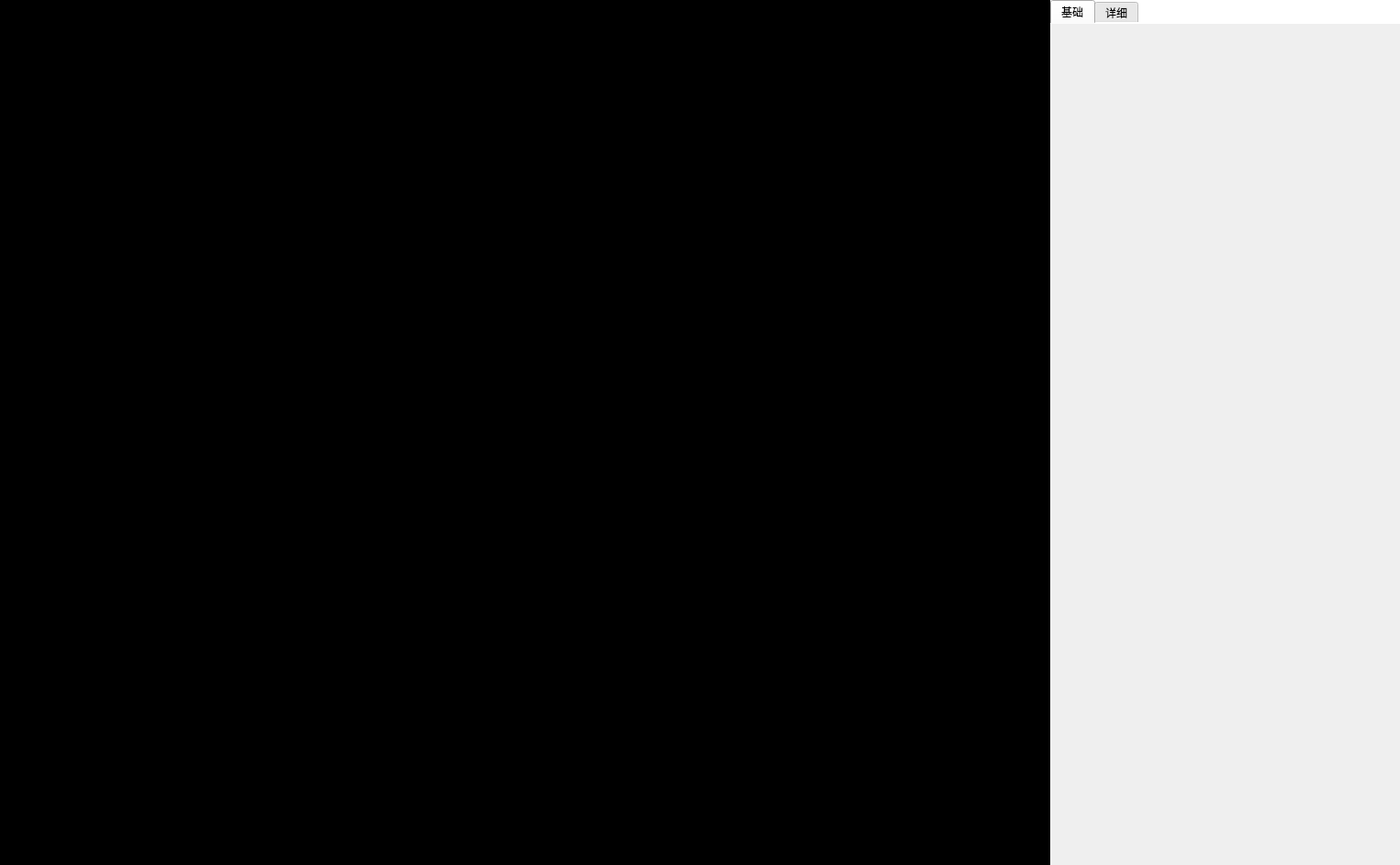
<?xml version="1.0" encoding="UTF-8"?>
<ui version="4.0">
 <class>choicePage</class>
 <widget class="QWidget" name="choicePage">
  <property name="geometry">
   <rect>
    <x>0</x>
    <y>0</y>
    <width>1525</width>
    <height>942</height>
   </rect>
  </property>
  <property name="windowTitle">
   <string>Form</string>
  </property>
  <property name="styleSheet">
   <string notr="true"/>
  </property>
  <layout class="QHBoxLayout" name="horizontalLayout">
   <property name="spacing">
    <number>0</number>
   </property>
   <property name="leftMargin">
    <number>0</number>
   </property>
   <property name="topMargin">
    <number>0</number>
   </property>
   <property name="rightMargin">
    <number>0</number>
   </property>
   <property name="bottomMargin">
    <number>0</number>
   </property>
   <item>
    <widget class="QWidget" name="video_container" native="true">
     <property name="sizePolicy">
      <sizepolicy hsizetype="Preferred" vsizetype="Expanding">
       <horstretch>3</horstretch>
       <verstretch>0</verstretch>
      </sizepolicy>
     </property>
     <property name="styleSheet">
      <string notr="true">background-color: black;</string>
     </property>
     <layout class="QVBoxLayout" name="verticalLayout_2">
      <property name="spacing">
       <number>0</number>
      </property>
      <property name="leftMargin">
       <number>0</number>
      </property>
      <property name="topMargin">
       <number>0</number>
      </property>
      <property name="rightMargin">
       <number>0</number>
      </property>
      <property name="bottomMargin">
       <number>0</number>
      </property>
     </layout>
    </widget>
   </item>
   <item>
    <widget class="QFrame" name="frame">
     <property name="sizePolicy">
      <sizepolicy hsizetype="Preferred" vsizetype="Expanding">
       <horstretch>1</horstretch>
       <verstretch>0</verstretch>
      </sizepolicy>
     </property>
     <property name="styleSheet">
      <string notr="true">QFrame {
	background-color: white;
	border:none;
}</string>
     </property>
     <property name="frameShape">
      <enum>QFrame::Shape::StyledPanel</enum>
     </property>
     <property name="frameShadow">
      <enum>QFrame::Shadow::Raised</enum>
     </property>
     <layout class="QVBoxLayout" name="verticalLayout_4">
      <property name="spacing">
       <number>0</number>
      </property>
      <property name="leftMargin">
       <number>0</number>
      </property>
      <property name="topMargin">
       <number>0</number>
      </property>
      <property name="rightMargin">
       <number>0</number>
      </property>
      <property name="bottomMargin">
       <number>0</number>
      </property>
      <item>
       <widget class="QTabWidget" name="tabWidget">
        <property name="sizePolicy">
         <sizepolicy hsizetype="Expanding" vsizetype="Expanding">
          <horstretch>1</horstretch>
          <verstretch>0</verstretch>
         </sizepolicy>
        </property>
        <property name="styleSheet">
         <string notr="true">QTabWidget::pane {
    border-right: none;
}</string>
        </property>
        <property name="currentIndex">
         <number>0</number>
        </property>
        <widget class="QWidget" name="tab">
         <property name="styleSheet">
          <string notr="true"/>
         </property>
         <attribute name="title">
          <string>基础</string>
         </attribute>
         <layout class="QVBoxLayout" name="verticalLayout">
          <property name="spacing">
           <number>0</number>
          </property>
          <property name="leftMargin">
           <number>0</number>
          </property>
          <property name="topMargin">
           <number>0</number>
          </property>
          <property name="rightMargin">
           <number>0</number>
          </property>
          <property name="bottomMargin">
           <number>0</number>
          </property>
          <item>
           <widget class="QScrollArea" name="scrollArea">
            <property name="styleSheet">
             <string notr="true">QScrollArea &gt; QWidget &gt; QWidget {
    background-color: white;
}

QScrollBar:vertical {
    border: none;
    background: #f0f0f0;
    width: 11px;
}

QScrollBar::handle:vertical {
    background: #c0c0c0;
    border-radius: 5px;
    min-height: 20px;
}

QScrollBar::handle:vertical:hover {
    background: #a0a0a0;
}

QScrollBar::add-line:vertical, QScrollBar::sub-line:vertical {
    border: none;
    background: none;
    height: 0px;
}

QScrollBar:horizontal {
    border: none;
    background: #f0f0f0;
    height: 10px;
}

QScrollBar::handle:horizontal {
    background: #c0c0c0;
    border-radius: 5px;
    min-width: 20px;
}

QScrollBar::handle:horizontal:hover {
    background: #a0a0a0;
}

</string>
            </property>
            <property name="widgetResizable">
             <bool>true</bool>
            </property>
            <widget class="QWidget" name="scrollAreaWidgetContents">
             <property name="geometry">
              <rect>
               <x>0</x>
               <y>0</y>
               <width>381</width>
               <height>919</height>
              </rect>
             </property>
            </widget>
           </widget>
          </item>
         </layout>
        </widget>
        <widget class="QWidget" name="tab_2">
         <attribute name="title">
          <string>详细</string>
         </attribute>
         <layout class="QVBoxLayout" name="verticalLayout_3">
          <property name="spacing">
           <number>0</number>
          </property>
          <property name="leftMargin">
           <number>0</number>
          </property>
          <property name="topMargin">
           <number>0</number>
          </property>
          <property name="rightMargin">
           <number>0</number>
          </property>
          <property name="bottomMargin">
           <number>0</number>
          </property>
         </layout>
        </widget>
       </widget>
      </item>
     </layout>
    </widget>
   </item>
  </layout>
 </widget>
 <resources/>
 <connections/>
</ui>
